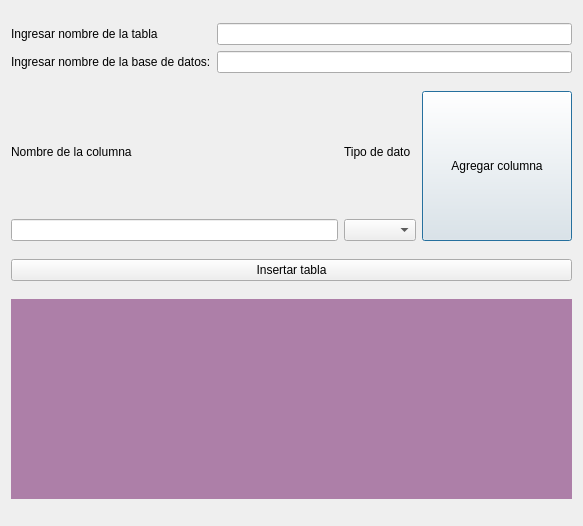
<?xml version="1.0" encoding="UTF-8"?>
<ui version="4.0">
 <class>Dialog</class>
 <widget class="QDialog" name="Dialog">
  <property name="geometry">
   <rect>
    <x>0</x>
    <y>0</y>
    <width>583</width>
    <height>526</height>
   </rect>
  </property>
  <property name="windowTitle">
   <string>Creador de tablas de bases de datos</string>
  </property>
  <layout class="QGridLayout" name="gridLayout">
   <item row="0" column="0">
    <layout class="QHBoxLayout" name="horizontalLayout">
     <item>
      <layout class="QVBoxLayout" name="verticalLayout">
       <item>
        <widget class="QLabel" name="label_2">
         <property name="text">
          <string>Ingresar nombre de la tabla</string>
         </property>
        </widget>
       </item>
       <item>
        <widget class="QLabel" name="label_1">
         <property name="text">
          <string>Ingresar nombre de la base de datos:</string>
         </property>
        </widget>
       </item>
      </layout>
     </item>
     <item>
      <layout class="QVBoxLayout" name="verticalLayout_2">
       <item>
        <widget class="QLineEdit" name="lineEditDBName"/>
       </item>
       <item>
        <widget class="QLineEdit" name="lineEditTableName"/>
       </item>
      </layout>
     </item>
    </layout>
   </item>
   <item row="1" column="0">
    <layout class="QHBoxLayout" name="horizontalLayout_2">
     <item>
      <layout class="QVBoxLayout" name="verticalLayout_3">
       <item>
        <widget class="QLabel" name="label_3">
         <property name="text">
          <string>Nombre de la columna</string>
         </property>
        </widget>
       </item>
       <item>
        <widget class="QLineEdit" name="lineEditColumnName"/>
       </item>
      </layout>
     </item>
     <item>
      <layout class="QVBoxLayout" name="verticalLayout_4">
       <item>
        <widget class="QLabel" name="label_4">
         <property name="text">
          <string>Tipo de dato</string>
         </property>
        </widget>
       </item>
       <item>
        <widget class="QComboBox" name="comboBoxDataType"/>
       </item>
      </layout>
     </item>
     <item>
      <widget class="QPushButton" name="pushButtonAddColumn">
       <property name="minimumSize">
        <size>
         <width>150</width>
         <height>150</height>
        </size>
       </property>
       <property name="text">
        <string>Agregar columna</string>
       </property>
      </widget>
     </item>
    </layout>
   </item>
   <item row="2" column="0">
    <widget class="QPushButton" name="pushButtonCreateTable">
     <property name="text">
      <string>Insertar tabla</string>
     </property>
    </widget>
   </item>
   <item row="3" column="0">
    <widget class="QLabel" name="labelResponse">
     <property name="maximumSize">
      <size>
       <width>16777215</width>
       <height>200</height>
      </size>
     </property>
     <property name="styleSheet">
      <string notr="true">background-color: rgb(173, 127, 168);</string>
     </property>
     <property name="text">
      <string/>
     </property>
    </widget>
   </item>
  </layout>
 </widget>
 <resources/>
 <connections/>
</ui>
